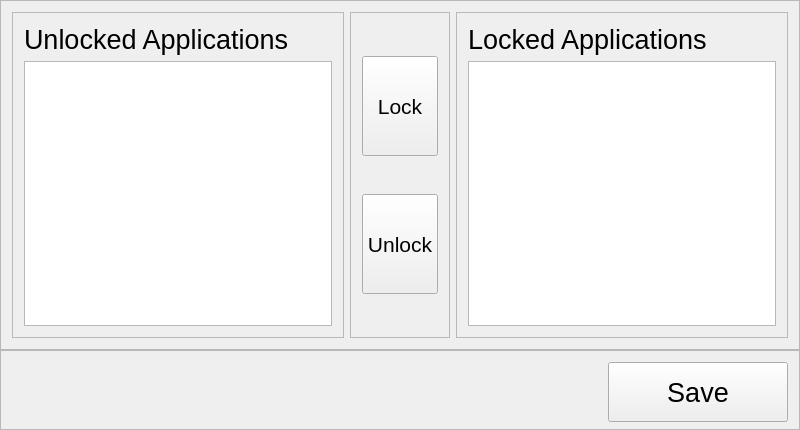
<?xml version="1.0" encoding="UTF-8"?>
<ui version="4.0">
 <class>MainWindow</class>
 <widget class="QMainWindow" name="MainWindow">
  <property name="geometry">
   <rect>
    <x>0</x>
    <y>0</y>
    <width>800</width>
    <height>430</height>
   </rect>
  </property>
  <property name="windowTitle">
   <string>AppLock</string>
  </property>
  <widget class="QWidget" name="centralWidget">
   <property name="styleSheet">
    <string notr="true">#panelTop
{
	color: #000;
	
	background-color: qlineargradient(spread:pad, x1:1, y1:1, x2:1, y2:0, stop:0 rgba(200, 200, 200, 255), stop:0.419048 rgba(255, 255, 255, 255), stop:0.928571 rgba(255, 255, 255, 255), stop:1 rgba(196, 196, 196, 255));

  border: none;
}

#panelBottom
{
	color: #fff;
	
	background-color: qlineargradient(spread:pad, x1:1, y1:1, x2:1, y2:0, stop:0 rgba(0, 0, 0, 255), stop:1 rgba(80, 80, 80, 255));

  border:none;
}

#panelMoveButtons
{
	border:none;
}

#panelLocked, #panelUnlocked
{
	color: #fff;
	border:none;
    border-radius: 10px;
	
	background-color: qlineargradient(spread:pad, x1:1, y1:1, x2:1, y2:0, stop:0 rgba(0, 0, 0, 255), stop:1 rgba(80, 80, 80, 255));
}

#panelLocked &gt; QLabel,
#panelUnlocked &gt; QLabel
{
	color: #fff;
}

#panelLocked &gt; QListView,
#panelUnlocked &gt; QListView
{
	background: transparent;
	border: none;
}</string>
   </property>
   <layout class="QGridLayout" name="gridLayout">
    <property name="margin">
     <number>0</number>
    </property>
    <property name="spacing">
     <number>0</number>
    </property>
    <item row="0" column="0">
     <widget class="QFrame" name="panelTop">
      <property name="frameShape">
       <enum>QFrame::StyledPanel</enum>
      </property>
      <property name="frameShadow">
       <enum>QFrame::Raised</enum>
      </property>
      <layout class="QHBoxLayout" name="horizontalLayout">
       <item>
        <widget class="QFrame" name="panelUnlocked">
         <property name="frameShape">
          <enum>QFrame::StyledPanel</enum>
         </property>
         <property name="frameShadow">
          <enum>QFrame::Raised</enum>
         </property>
         <layout class="QVBoxLayout" name="verticalLayout">
          <item>
           <widget class="QLabel" name="lblUnlocked">
            <property name="font">
             <font>
              <pointsize>20</pointsize>
             </font>
            </property>
            <property name="text">
             <string>Unlocked Applications</string>
            </property>
           </widget>
          </item>
          <item>
           <widget class="QListView" name="listUnlocked">
            <property name="font">
             <font>
              <pointsize>16</pointsize>
             </font>
            </property>
            <property name="verticalScrollBarPolicy">
             <enum>Qt::ScrollBarAlwaysOff</enum>
            </property>
            <property name="horizontalScrollBarPolicy">
             <enum>Qt::ScrollBarAlwaysOff</enum>
            </property>
            <property name="editTriggers">
             <set>QAbstractItemView::DoubleClicked</set>
            </property>
            <property name="verticalScrollMode">
             <enum>QAbstractItemView::ScrollPerPixel</enum>
            </property>
            <property name="horizontalScrollMode">
             <enum>QAbstractItemView::ScrollPerPixel</enum>
            </property>
            <property name="movement">
             <enum>QListView::Static</enum>
            </property>
            <property name="layoutMode">
             <enum>QListView::Batched</enum>
            </property>
            <property name="batchSize">
             <number>10</number>
            </property>
           </widget>
          </item>
         </layout>
        </widget>
       </item>
       <item>
        <widget class="QFrame" name="panelMoveButtons">
         <property name="maximumSize">
          <size>
           <width>100</width>
           <height>16777215</height>
          </size>
         </property>
         <property name="frameShape">
          <enum>QFrame::StyledPanel</enum>
         </property>
         <property name="frameShadow">
          <enum>QFrame::Raised</enum>
         </property>
         <layout class="QVBoxLayout" name="verticalLayout_2">
          <item>
           <widget class="QPushButton" name="btnLock">
            <property name="minimumSize">
             <size>
              <width>0</width>
              <height>100</height>
             </size>
            </property>
            <property name="font">
             <font>
              <pointsize>16</pointsize>
             </font>
            </property>
            <property name="text">
             <string>Lock</string>
            </property>
           </widget>
          </item>
          <item>
           <widget class="QPushButton" name="btnUnlock">
            <property name="minimumSize">
             <size>
              <width>0</width>
              <height>100</height>
             </size>
            </property>
            <property name="font">
             <font>
              <pointsize>16</pointsize>
             </font>
            </property>
            <property name="text">
             <string>Unlock</string>
            </property>
           </widget>
          </item>
         </layout>
        </widget>
       </item>
       <item>
        <widget class="QFrame" name="panelLocked">
         <property name="frameShape">
          <enum>QFrame::StyledPanel</enum>
         </property>
         <property name="frameShadow">
          <enum>QFrame::Raised</enum>
         </property>
         <layout class="QVBoxLayout" name="verticalLayout_3">
          <item>
           <widget class="QLabel" name="lblLocked">
            <property name="font">
             <font>
              <pointsize>20</pointsize>
             </font>
            </property>
            <property name="text">
             <string>Locked Applications</string>
            </property>
           </widget>
          </item>
          <item>
           <widget class="QListView" name="listLocked">
            <property name="font">
             <font>
              <pointsize>16</pointsize>
             </font>
            </property>
            <property name="verticalScrollMode">
             <enum>QAbstractItemView::ScrollPerPixel</enum>
            </property>
            <property name="horizontalScrollMode">
             <enum>QAbstractItemView::ScrollPerPixel</enum>
            </property>
            <property name="movement">
             <enum>QListView::Static</enum>
            </property>
            <property name="layoutMode">
             <enum>QListView::Batched</enum>
            </property>
            <property name="batchSize">
             <number>10</number>
            </property>
           </widget>
          </item>
         </layout>
        </widget>
       </item>
      </layout>
     </widget>
    </item>
    <item row="1" column="0">
     <widget class="QFrame" name="panelBottom">
      <property name="minimumSize">
       <size>
        <width>0</width>
        <height>80</height>
       </size>
      </property>
      <property name="maximumSize">
       <size>
        <width>16777215</width>
        <height>80</height>
       </size>
      </property>
      <property name="frameShape">
       <enum>QFrame::StyledPanel</enum>
      </property>
      <property name="frameShadow">
       <enum>QFrame::Raised</enum>
      </property>
      <layout class="QHBoxLayout" name="horizontalLayout_2">
       <item>
        <spacer name="horizontalSpacer">
         <property name="orientation">
          <enum>Qt::Horizontal</enum>
         </property>
         <property name="sizeHint" stdset="0">
          <size>
           <width>688</width>
           <height>20</height>
          </size>
         </property>
        </spacer>
       </item>
       <item>
        <widget class="QPushButton" name="btnSave">
         <property name="minimumSize">
          <size>
           <width>180</width>
           <height>60</height>
          </size>
         </property>
         <property name="font">
          <font>
           <pointsize>20</pointsize>
          </font>
         </property>
         <property name="text">
          <string>Save</string>
         </property>
        </widget>
       </item>
      </layout>
     </widget>
    </item>
   </layout>
  </widget>
 </widget>
 <layoutdefault spacing="6" margin="11"/>
 <resources/>
 <connections/>
</ui>
